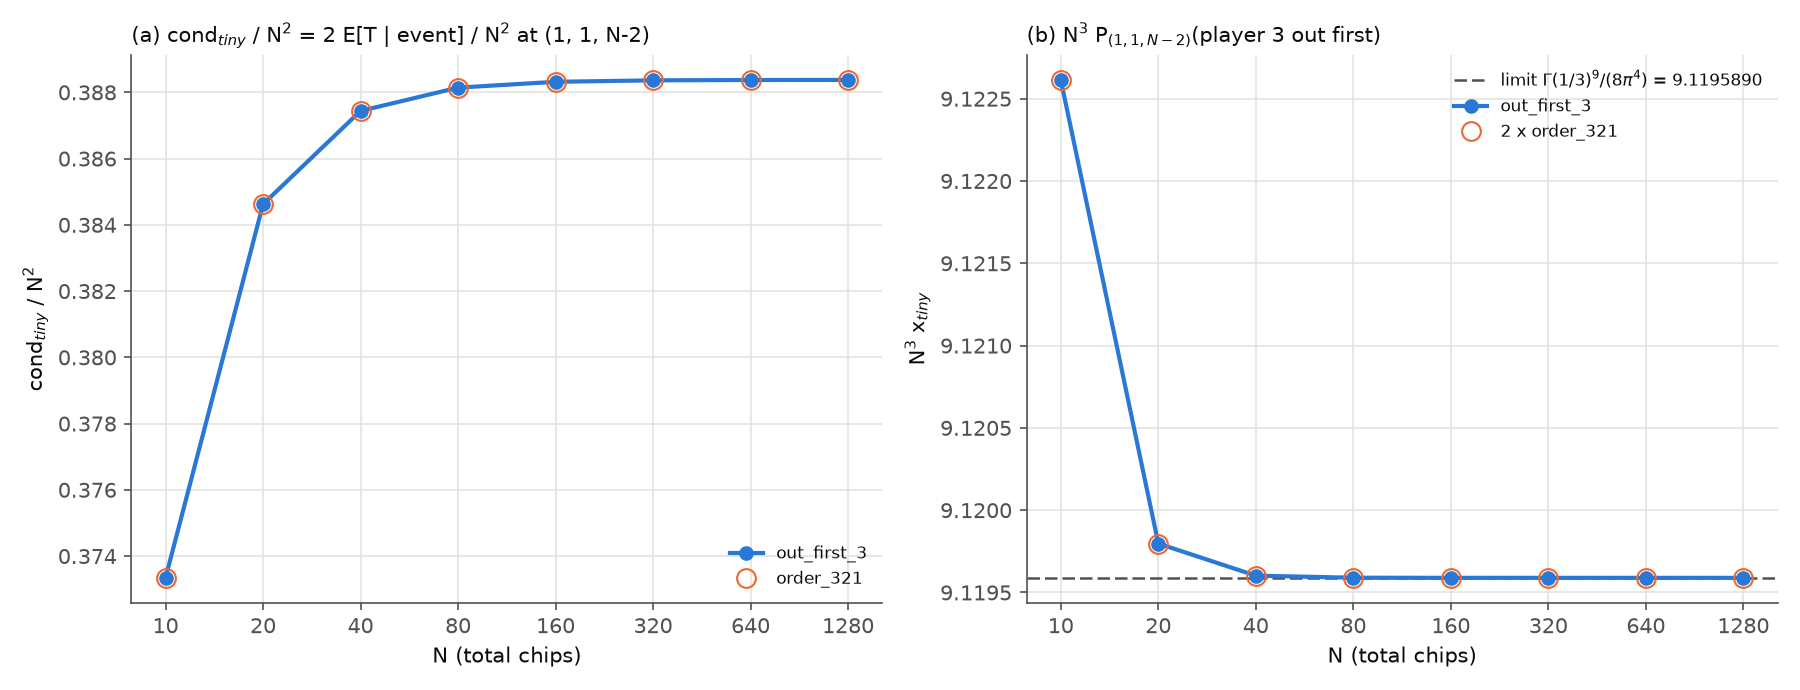

Generate this figure with Python:
"""Figure for chunk 4: the tiny entry and its condition number against N (log x).

(a) cond_tiny / N^2 for both events (equal by the 1 <-> 2 symmetry; order_321 drawn as hollow markers).
(b) N^3 x_tiny for out_first_3 and 2 x N^3 x_tiny for order_321, with the limit Gamma(1/3)^9 / (8 pi^4).
Reads results/e04_condition.csv only.
    python figures/f04_condition.py [--results DIR] [--outdir DIR]
"""
import argparse
import pathlib

import matplotlib

matplotlib.use("Agg")
import matplotlib.pyplot as plt
from matplotlib.ticker import FixedLocator, NullFormatter, NullLocator
import pandas as pd

INK, MUTED, GRID = "#0b0b0b", "#52514e", "#e4e3df"
BLUE, ORANGE = "#2a78d6", "#eb6834"
LIMIT = 9.1195890  # Gamma(1/3)^9 / (8 pi^4)


def style_axes(ax, Ns, title, ylabel):
    ax.set_xscale("log")
    ax.xaxis.set_major_locator(FixedLocator(Ns))
    ax.xaxis.set_minor_locator(NullLocator())
    ax.xaxis.set_minor_formatter(NullFormatter())
    ax.set_xticklabels([str(N) for N in Ns])
    ax.set_xlabel("N (total chips)", color=INK)
    ax.set_ylabel(ylabel, color=INK)
    ax.set_title(title, color=INK, fontsize=10, loc="left")
    ax.grid(color=GRID, linewidth=0.8, which="major")
    for side in ("top", "right"):
        ax.spines[side].set_visible(False)
    for side in ("left", "bottom"):
        ax.spines[side].set_color(MUTED)
    ax.tick_params(colors=MUTED, which="both")


def main():
    parser = argparse.ArgumentParser()
    parser.add_argument("--results", default="results")
    parser.add_argument("--outdir", default="figures")
    args = parser.parse_args()
    df = pd.read_csv(pathlib.Path(args.results) / "e04_condition.csv")
    a = df[df["event"] == "out_first_3"].sort_values("N")
    b = df[df["event"] == "order_321"].sort_values("N")
    Ns = sorted(df["N"].unique())

    fig, (ax1, ax2) = plt.subplots(1, 2, figsize=(12, 4.6), dpi=150)
    ax1.plot(a["N"], a["cond_tiny_over_N2"], color=BLUE, marker="o", linewidth=2, label="out_first_3", zorder=3)
    ax1.plot(b["N"], b["cond_tiny_over_N2"], color=ORANGE, marker="o", markerfacecolor="none", markersize=9,
             linestyle="none", label="order_321", zorder=4)
    style_axes(ax1, Ns, r"(a) cond$_{tiny}$ / N$^2$ = 2 E[T | event] / N$^2$ at (1, 1, N-2)", r"cond$_{tiny}$ / N$^2$")
    ax1.legend(frameon=False, fontsize=8, labelcolor=INK, loc="lower right")

    ax2.axhline(LIMIT, color=MUTED, linewidth=1.2, linestyle=(0, (5, 2)), label=r"limit $\Gamma(1/3)^9 / (8\pi^4)$ = 9.1195890")
    ax2.plot(a["N"], a["N3_x_tiny"], color=BLUE, marker="o", linewidth=2, label="out_first_3", zorder=3)
    ax2.plot(b["N"], 2 * b["N3_x_tiny"], color=ORANGE, marker="o", markerfacecolor="none", markersize=9,
             linestyle="none", label="2 x order_321", zorder=4)
    style_axes(ax2, Ns, r"(b) N$^3$ P$_{(1,1,N-2)}$(player 3 out first)", r"N$^3$ x$_{tiny}$")
    ax2.ticklabel_format(axis="y", useOffset=False)
    ax2.legend(frameon=False, fontsize=8, labelcolor=INK, loc="upper right")

    fig.tight_layout()
    outdir = pathlib.Path(args.outdir)
    outdir.mkdir(parents=True, exist_ok=True)
    path = outdir / "f04_condition.png"
    fig.savefig(path)
    print(f"wrote {path}")


if __name__ == "__main__":
    main()
